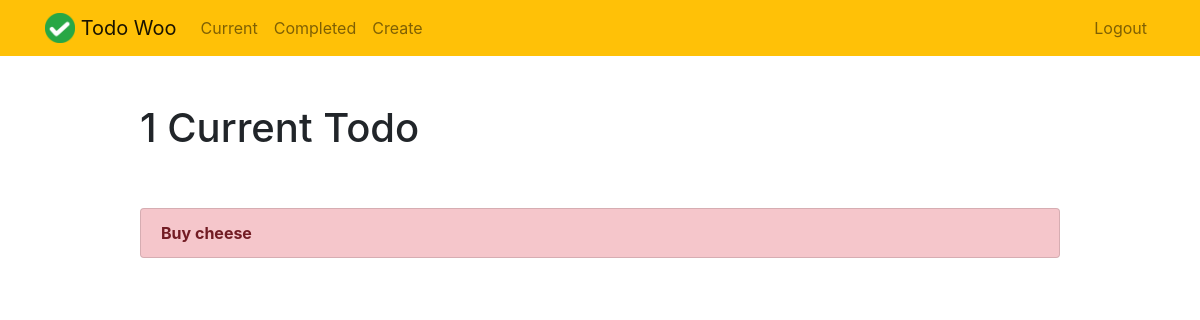
Page /current/ (signed in) on the earlier database version.
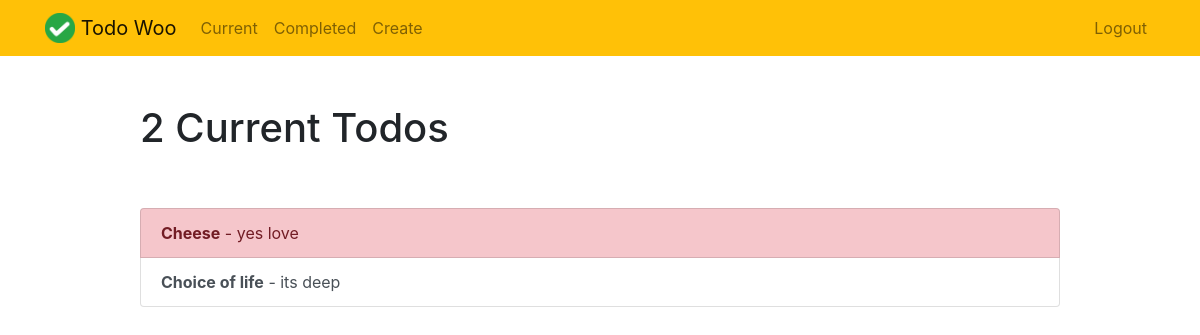
Same page on the later database version.
### todo/models.py (models this page shows, shortened)
class Todo(models.Model):
    title = models.CharField(max_length=100)
    memo = models.TextField(blank=True)
    created = models.DateTimeField(auto_now_add=True)
    datecompleted = models.DateTimeField(null=True, blank=True)
    important = models.BooleanField(default=False)
    user = models.ForeignKey(User, on_delete=models.CASCADE)

### todo/views.py (the view)
# urls.py: path('current/', views.currenttodos, name='currenttodos'),
@login_required
def currenttodos(request):
    todos = Todo.objects.filter(user=request.user, datecompleted__isnull=True)
    return render(request, 'todo/currenttodos.html', {'todos':todos})

### todo/templates/todo/currenttodos.html
{% extends "todo/base.html" %}
{% block content %}
    <div class="row justify-content-center mt-5">
        <div class="col-md-10">
            {% if todos %}
                 <h1>{{ todos.count }} Current Todo{{ todos.count|pluralize }}</h1>
            {% else %}
                           <h1>Current Todos</h1>
            {% endif %}
        </div>
    </div>
    <div class="row justify-content-center mt-5">
        <div class="col-md-10">
        {% if todos %}
            <div class="list-group">
                {% for todo in todos %}
                    <a href="{% url 'viewtodo' todo.id %}" class="list-group-item list-group-item-action{% if todo.important %} list-group-item-danger{% endif %}"><b>{{ todo.title }}</b>{% if todo.memo %} - {{ todo.memo|truncatechars:30 }}{% endif %}</a>
                {% endfor %}
            </div>
        {% else %}
            <div class="text-center">
                <h2>Looks like you don't have any todos! Nice work.</h2>
            <br>
            <a role="button" class="btn btn-primary" href="{% url 'createtodo' %}">New Todo</a>
            </div>
        {% endif %}
        </div>
    </div>
{% endblock %}

Differences in the rows shown:
no longer on this page (row edited): Todo: title "Buy cheese"
added Todo: title "Cheese", memo "yes love", important True (drawn)
added Todo: title "Choice of life", memo "its deep", important False (drawn)
Other differences:
{{ todos.count }}: "1" → "2"
